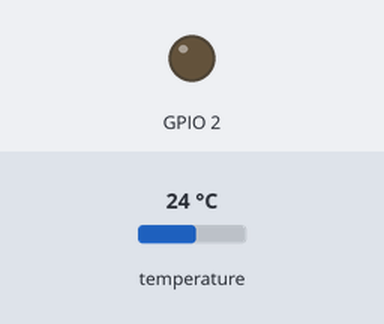
The sketch below on a simulated ESP8266 (NodeMCU). On the bench: output pins drawn as LEDs (lit = HIGH). The test bench sets the inputs (shaded band); at power-on: temperature 24 °C. WiFi joins after 1.5 s; servers stay silent unless stated; uploads are accepted with an empty reply; what the sketch prints to the serial monitor is not drawn.

Above: at 2.5 s.
At 73.5 s:
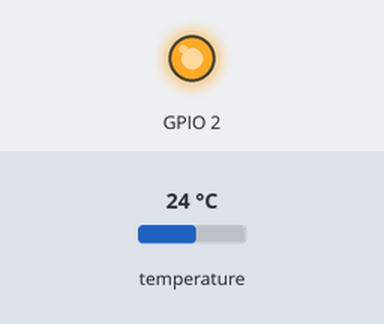
Timing chart, 0 to 75.0 s (numbered marks = the images above):
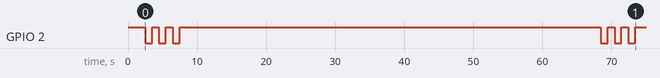

Measured:
- by itself, GPIO 2: HIGH → LOW at 2.5 s, → HIGH 1.0 s later, → LOW 1.0 s later, → HIGH 1.0 s later, … (12 changes in this stretch)

The sketch:

arduino-ds18b20.ino
```cpp
#include <OneWire.h>
#include <ESP8266WiFi.h>
#include <DallasTemperature.h>
#include <ESP8266HTTPClient.h>

const int ONE_WIRE_BUS = 0;
const char* SSID = "********";
const char* PASSWORD = "********";

HTTPClient http;
OneWire oneWire(ONE_WIRE_BUS);
DallasTemperature sensors(&oneWire);

void blink(int mode) {
  if(mode == 0)
  {
    digitalWrite(2, LOW);
    delay(1000);
    digitalWrite(2, HIGH);
    delay(1000);
    digitalWrite(2, LOW);
    delay(1000);
    digitalWrite(2, HIGH);
    delay(1000);
    digitalWrite(2, LOW);
    delay(1000);
    digitalWrite(2, HIGH);
  }
  else if(mode == 1)
  {
    digitalWrite(2, LOW);
    delay(300);
    digitalWrite(2, HIGH);
    delay(300);
    digitalWrite(2, LOW);
    delay(300);
    digitalWrite(2, HIGH);
    delay(300);
    digitalWrite(2, LOW);
    delay(300);
    digitalWrite(2, HIGH);
  }
  else
  {
    digitalWrite(2, LOW);
    delay(3000);
    digitalWrite(2, HIGH);
  }
}

void sendToServer(float value) {
  http.begin("temperature.hungtcs.top", 80, "/api/collection?value=" + String(value) + "&macAddress="+ WiFi.macAddress() + "&ipAddress=" + WiFi.localIP().toString());
  int httpCode = http.GET();
  if(httpCode == HTTP_CODE_OK) {
    Serial.println("send temperature to master success");
    Serial.println(http.getString());
    blink(0);
  } else {
    Serial.printf("send temperature to master faild: %d\n", httpCode);
    Serial.println(http.getString());
    blink(1);
    delay(3000);
    Serial.printf("start retry....");
    sendToServer(value);
  }
  http.end();
}

void connectWiFi(const char *ssid, const char *password) {
  WiFi.begin(ssid, password);
  Serial.printf("\nconnecting to %s\n", SSID);
  while (WiFi.status() != WL_CONNECTED) {
    delay(500);
    Serial.print(".");
  }
  Serial.printf("\nconnected to %s\n", ssid);
  Serial.print("ip address is: ");
  Serial.println(WiFi.localIP());
}

void setup(void) {
  pinMode(2, OUTPUT);
  digitalWrite(2, HIGH);

  Serial.begin(115200);
  sensors.begin();

  WiFi.mode(WIFI_STA);
  connectWiFi(SSID, PASSWORD);
}

void loop(void){
  while (WiFi.status() == WL_CONNECT_FAILED || WiFi.status() == WL_CONNECTION_LOST || WiFi.status() == WL_DISCONNECTED) {
    Serial.printf("reconnect to %s\n", SSID);
    connectWiFi(SSID, PASSWORD);
  }

  sensors.requestTemperatures();
  float temperature = sensors.getTempCByIndex(0);

  Serial.printf("temperature is %f\n", temperature);
  sendToServer(temperature);
  delay(60000);
}
```
